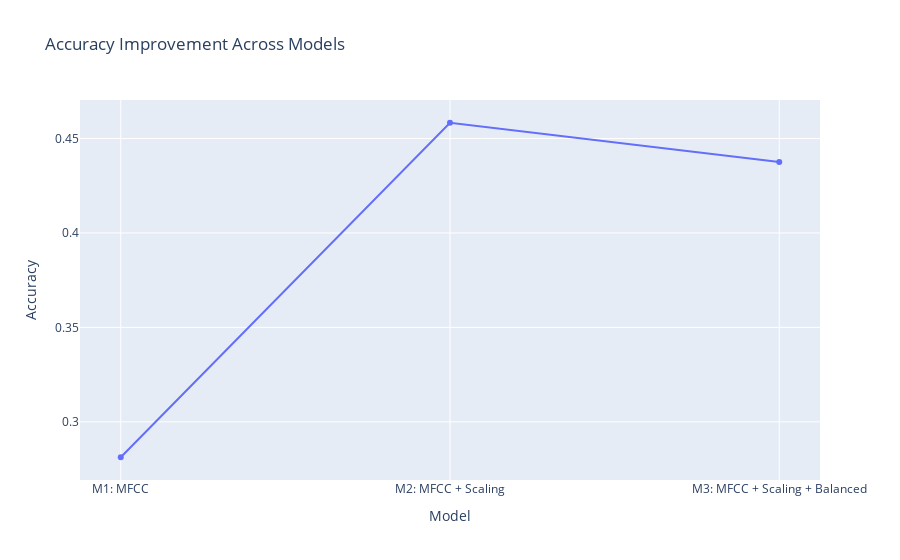

Notebook code for this chart:
### Code cell
fig = px.line(
    results_df,
    x="Model",
    y="Accuracy",
    markers=True,
    title="Accuracy Improvement Across Models"
)

fig.show()

### Figure 1 — Plotly figure (JSON) as saved in the notebook; plotly's stock layout.template omitted (floating-point values rounded to 4 significant figures)
{"data": [{"hovertemplate": "Model=%{x}<br>Accuracy=%{y}<extra></extra>", "legendgroup": "", "line": {"color": "#636efa", "dash": "solid"}, "marker": {"symbol": "circle"}, "mode": "lines+markers", "name": "", "orientation": "v", "showlegend": false, "type": "scatter", "x": ["M1: MFCC", "M2: MFCC + Scaling", "M3: MFCC + Scaling + Balanced"], "xaxis": "x", "y": [0.2812, 0.4583, 0.4375], "yaxis": "y"}], "layout": {"legend": {"tracegroupgap": 0}, "title": {"text": "Accuracy Improvement Across Models"}, "xaxis": {"anchor": "y", "domain": [0, 1], "title": {"text": "Model"}}, "yaxis": {"anchor": "x", "domain": [0, 1], "title": {"text": "Accuracy"}}}}
